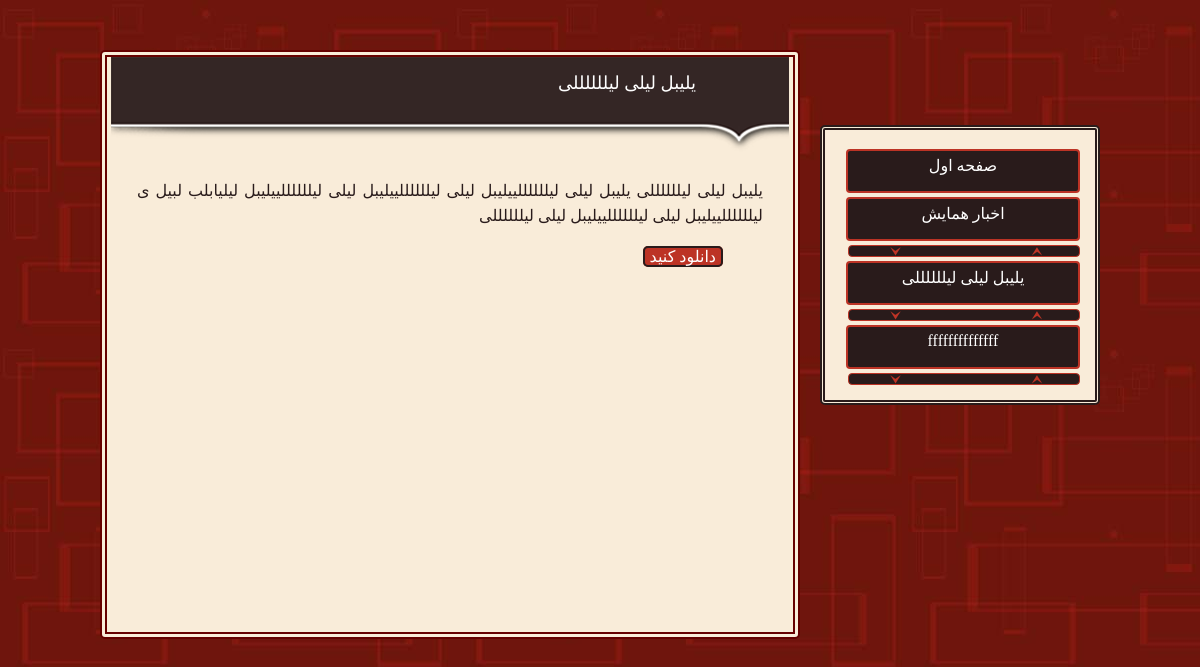
Page /internal/76.html on the committed database.
### tables this page shows
CREATE TABLE IF NOT EXISTS `internal_page` (
  `id` int(10) unsigned NOT NULL AUTO_INCREMENT,
  `menu_name` varchar(255) NOT NULL,
  `title` varchar(255) NOT NULL,
  `text` text NOT NULL,
  `url_part1` varchar(255) NOT NULL,
  `name_part1` varchar(255) NOT NULL,
  `url_part2` varchar(255) NOT NULL,
  `name_part2` varchar(255) NOT NULL,
  `url_part3` varchar(255) NOT NULL,
  `name_part3` varchar(255) NOT NULL,
  PRIMARY KEY (`id`)
);

### libs/php/controller.php (called while the page is built, shortened)
<?php
require_once('module.php');
require_once('view.php');
$req = $_GET['req'];
$filename=strtolower( $_GET['filename'] );
$filetype=strtolower( $_GET['filetype'] );
if($req=='file'){
	if( $file = @file_get_contents("./libs/$filetype/$filename.$filetype") ){
		send($file);
		finilize();
	}else{
		$req = '404er';
		header('Content-Type: text/html');
	}
}elseif($req=='internal' ){
	$menu=$_GET['menu'];
	$menu_internal=db_get_rows('internal_page');
	$menu_content=gen_menu_internal($menu_internal);
	if($menu=='news'){
		$id_news=$_GET['idnews'];
		$ttl_news=$_GET['ttlnews'];
		$content=gen_internal_news($id_news,$ttl_news);
	}elseif($menu=='home'){
		$content=gen_content_internal('about');
	}else{
		$content_internal=db_get_rows('internal_page',"id='$menu'");
		$content=gen_content_internal($content_internal);
	}
}elseif($req=='support'){
	if(!checklogin('support')){
		go2url( SITE_PATH.'login.html');
	}else{
		$con_admin='supportttttttt';
	}
}elseif($req=='refree'){
	if(!checklogin('refree')){
		go2url( SITE_PATH.'login.html');
	}else{
		$con_admin='refreeeeeeee';
	}
}

### index.php (called while the page is built, shortened)
<?php
require_once('controller.php');

### libs/php/db.php (called while the page is built, shortened)
<?php
$db_con = 0;
function db_query($q){
	global $db_con;
	$res = @mysql_query($q,$db_con) or db_err();
	return $res;
}
function db_get_rows($table_name,$where=1,$limit_f=0,$limit_e=0){
	if(!$limit_e){
		$res = db_query("SELECT * FROM $table_name WHERE $where ORDER BY id DESC ");
	}else{
		$res = db_query("SELECT * FROM $table_name WHERE $where ORDER BY id DESC  LIMIT $limit_f ,$limit_e");
	}
	return db_fetch2array($res) ;
}
function db_fetch2array($res){
	$rows = array();
	while($arr = mysql_fetch_array($res,MYSQL_ASSOC)){
		$rows[]=$arr;
	}
	return $rows;
}

### libs/php/view.php (the view, shortened to what this page needs)
<?php
function send($data){
	echo $data;
}
function death($data){
	if(strlen($data)>0) send($data);
	die();
}
function gen_menu_internal($menu){
	foreach($menu as $list){
		$html.="
		<a title='Menu' href='/hamayesh/internal/$list[id].html'>$list[menu_name]</a>
        <div class='triangle'></div>";
	}
	return $html;
}
function gen_content_internal($menu){
	if($menu=='about'){
		$about=db_get_rows('home_content',"id='about'");
		foreach($about as $list){
			$html .="
			<div class='mttl'>درباره همایش</div>
       		<div class='content'>$list[content]</div>";
		}
	}else{
		foreach($menu as $list){
			$html.="
			<div class='mttl'>$list[title]</div>
			<div class='content'>$list[text]" ;
			if($list['url_part2']){
				if($list['url_part1']){
					$html.="
					<span class='download'>
						<a href='$list[url_part1]'>دانلود بخش اول</a>
					</span>";
				}
			$html.="
				<span class='download'>
					<a href='$list[url_part2]'>دانلود بخش دوم</a>
				</span>";
			}
			else{
				if($list['url_part1']){
					$html.="
					<span class='download'>
						<a href='$list[url_part1]'>دانلود کنید</a>
					</span>";
				}
			}
			$html .="</div>";
		}
	}
	return $html;
}

### libs/css/layout-internal.css (style rules this page uses)
body { background-image:url("./img/bgc2.jpg"); direction:rtl; }
.sc_menu a { text-decoration:none; text-align:center; padding-top:5px; height:35px; width:230px; display:block; margin:4px 0px; border:2px #BC3325 solid; -webkit-border-radius:4px; -moz-border-radius:4px; -o-border-radius:4px; -ms-border-radius:4px; color:#fff; background:#291B1B; }
.triangle { border:1px solid #BC3325; -webkit-border-radius:4px; -moz-border-radius:4px; -o-border-radius:4px; -ms-border-radius:4px; background:url('./img/triangle3.png') no-repeat; background-color:#291B1B; height:10px; width:230px; }
div.content { text-align:justify; overflow:auto; padding:10px 30px 20px ; min-height:450px; max-height:510px; line-height:25px; }
div.content a { color:#fff; text-decoration:none; }
div.mttl { background:url("./img/nav-bg-internal.png") no-repeat scroll center transparent ; height:65px; width:492px; color:#fff !important; padding:15px 97px; font-size:18px; }
.download { margin-right:40px; }
.download a { text-align:center; min-width:200px; padding:0px 5px; border:solid 2px #291B1B; text-decoration:none; background-color:#bc3325; color:#fff; -webkit-border-radius:5px; -moz-border-radius:5px; -o-border-radius:5px; -ms-border-radius:5px; }

### rows in the picture
internal_page: menu_name "یلیبل لیلی لیللللللی", title "یلیبل لیلی لیللللللی", text "یلیبل لیلی لیللللللی یلیبل لیلی لیللللللییلیبل لیلی لیللللللییلیبل لیلی لیللللللییلیبل لیلیابلب لبیل ی لیللللللییلیبل لیلی لیللللللییلیبل لیلی لیللللللی"
internal_page: menu_name "ffffffffffffff"
